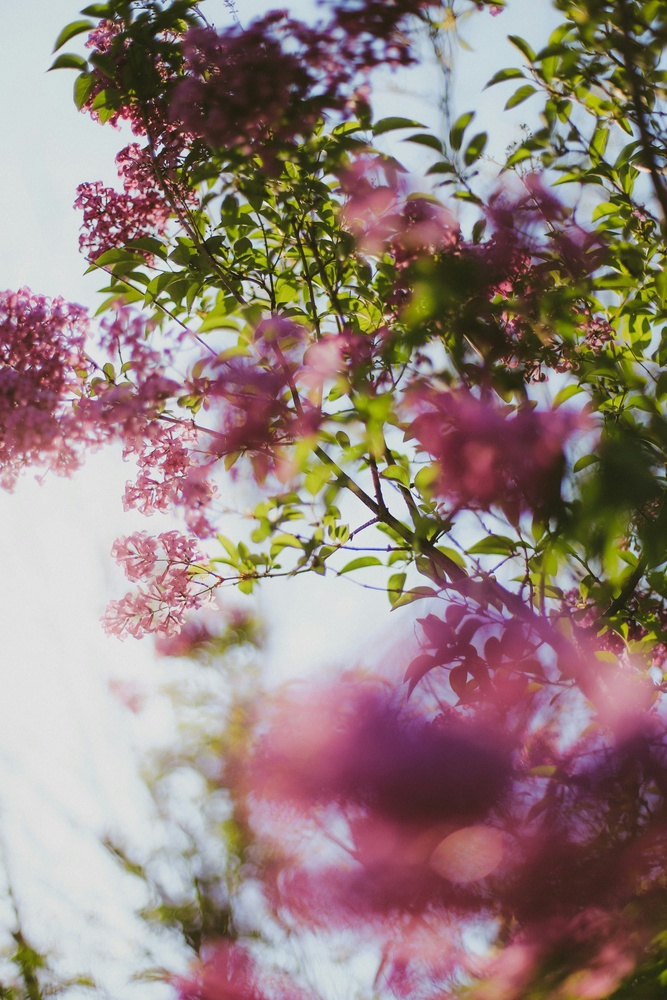
#> input picture test.jpg, 667 x 1000 px, shrunk from 3648 x 5472 before the run
$ python test_colorspace.py
#> lines starting #> are read from the running program, lines starting #| are printed output that depends on the picture
### utils/color_space_conversion.py
import numpy as np

def rgb_to_ycrcb(image):
    """
    Convert RGB image to YCrCb color space with float precision.

    Args:
        image: RGB image as numpy array (H, W, 3) with values 0-255

    Returns:
        YCrCb image as float array (H, W, 3)
    """
    if image.ndim != 3 or image.shape[2] != 3:
        raise ValueError("Input image must be a 3D array with 3 channels (RGB).")

    # Convert to float to maintain precision
    image_float = image.astype(np.float32)

    # Define the transformation matrix from RGB to YCrCb
    transformation_matrix = np.array([[ 0.299,     0.587,     0.114    ],
                                       [-0.168736, -0.331264,  0.5      ],
                                       [ 0.5,      -0.418688, -0.081312 ]])
    shift = np.array([0, 128, 128])

    # Reshape the image to a 2D array of pixels
    h, w, c = image_float.shape
    flat_image = image_float.reshape(-1, 3)
    # Apply the transformation
    ycrcb_flat = np.dot(flat_image, transformation_matrix.T) + shift

    # Reshape back to the original image shape
    ycrcb_image = ycrcb_flat.reshape(h, w, c)
    # Keep as float32 for processing, round to maintain precision
    return np.round(ycrcb_image).astype(np.float32)


def ycrcb_to_rgb(image):
    """
    Convert YCrCb image to RGB color space.

    Args:
        image: YCrCb image as numpy array (H, W, 3)

    Returns:
        RGB image as uint8 array (H, W, 3) with values 0-255
    """
    if image.ndim != 3 or image.shape[2] != 3:
        raise ValueError("Input image must be a 3D array with 3 channels (YCrCb).")

    # Convert to float if not already
    image_float = image.astype(np.float32)

    # Define the inverse transformation matrix from YCrCb to RGB
    transformation_matrix = np.array([[1.0,  0.0,       1.402   ],
                                       [1.0, -0.344136, -0.714136],
                                       [1.0,  1.772,     0.0     ]])
    shift = np.array([0, -128, -128])

    # Reshape the image to a 2D array of pixels
    h, w, c = image_float.shape
    flat_image = image_float.reshape(-1, 3)
    # Apply the inverse transformation
    rgb_flat = np.dot(flat_image + shift, transformation_matrix.T)
    # Reshape back to the original image shape
    rgb_image = rgb_flat.reshape(h, w, c)
    # Clip values to valid range [0, 255] and convert to uint8
    rgb_image = np.clip(np.round(rgb_image), 0, 255)
    return rgb_image.astype(np.uint8)

### test_colorspace.py
import numpy as np
from utils.color_space_conversion import rgb_to_ycrcb, ycrcb_to_rgb
from PIL import Image

# Load image
img = Image.open("test.jpg")
#> img is the input picture: PIL image 667x1000 RGB; mean R, G, B 149.3, 129.5, 124.7
original = np.array(img)[:128, :128]  # Small patch for testing
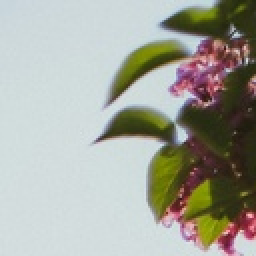
#> original: shape (128, 128, 3) (shown 2 times larger); mean R, G, B 164.7, 166.5, 156.6

print("Original RGB range:", original.min(), "-", original.max())
#| Original RGB range: 0 - 255

# Convert to YCrCb and back
ycrcb = rgb_to_ycrcb(original)
#> in rgb_to_ycrcb, `ycrcb_image = ycrcb_flat.reshape(h, w, c)`:
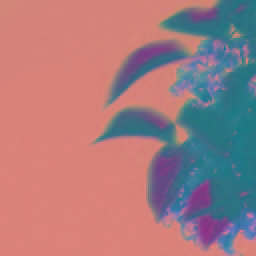
#> ycrcb_image: shape (128, 128, 3) float64 (shown 2 times larger); mean of channels 0, 1, 2 164.8, 123.4, 127.9; drawn as R, G, B
print("YCrCb range:", ycrcb.min(), "-", ycrcb.max())
#| YCrCb range: 24.0 - 224.0

reconstructed = ycrcb_to_rgb(ycrcb)
print("Reconstructed RGB range:", reconstructed.min(), "-", reconstructed.max())
#| Reconstructed RGB range: 0 - 254

# Calculate error
mse = np.mean((original.astype(float) - reconstructed.astype(float)) ** 2)
#> mse = 0.000895
psnr = 20 * np.log10(255.0 / np.sqrt(mse)) if mse > 0 else float('inf')
#> psnr = 78.61

print(f"\nColor space conversion test:")
print(f"MSE: {mse:.2f}")
#| MSE: 0.00
print(f"PSNR: {psnr:.2f} dB")
#| PSNR: 78.61 dB

if psnr < 40:
    print("⚠️  WARNING: Color space conversion has significant loss!")
else:
    print("✓ Color space conversion is good")
